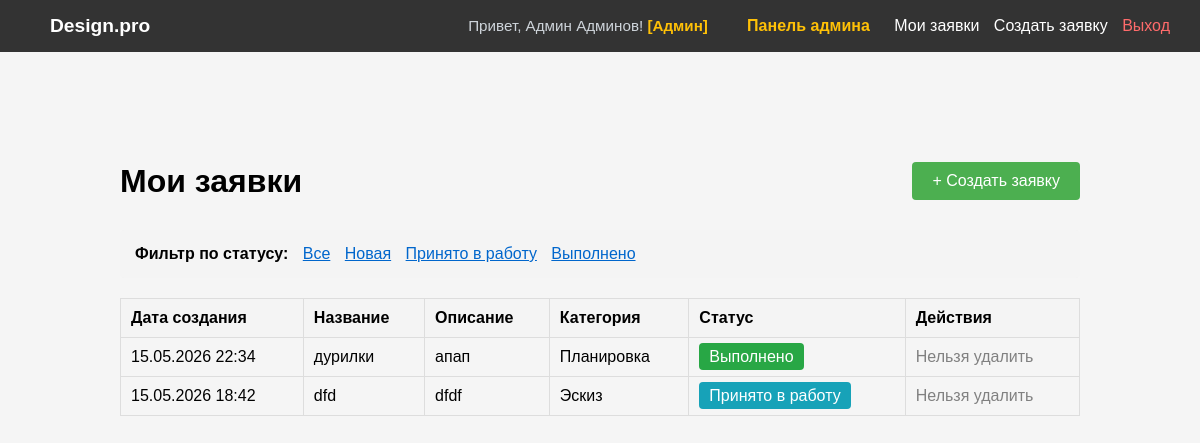
The page /my-applications/ (signed in) on the database its author committed.
### portal/models.py (models this page shows, shortened)
class CustomUser(AbstractUser):
    username = models.CharField(
        'Логин',
        max_length=150,
        unique=True,
        validators=[latin_validator],
        help_text='Только латинские буквы и дефис.'
    )
    last_name = models.CharField(
        'Фамилия',
        max_length=150,
        validators=[cyrillic_validator],
        help_text='Только кириллица.'
    )
    first_name = models.CharField(
        'Имя',
        max_length=150,
        validators=[cyrillic_validator],
        help_text='Только кириллица.'
    )
    middle_name = models.CharField(
        'Отчество',
        max_length=150,
        validators=[cyrillic_validator],
        blank=True,  # Можно оставить пустым
        help_text='Только кириллица.'
    )
    USERNAME_FIELD = 'username'
    REQUIRED_FIELDS = ['first_name', 'last_name', 'email']
    class Meta:
        verbose_name = 'Пользователь'
        verbose_name_plural = 'Пользователи'

class Application(models.Model):
    STATUS_CHOICES = (
        ('new', 'Новая'),
        ('in_progress', 'Принято в работу'),
        ('completed', 'Выполнено'),
    )
    title = models.CharField(
        'Название',
        max_length=200
    )
    description = models.TextField(
        'Описание'
    )
    category = models.ForeignKey(
        Category,
        on_delete=models.CASCADE,
        verbose_name='Категория',
        related_name='applications'
    )
    photo = models.ImageField(
        'Фото помещения',
        upload_to='applications/%Y/%m/%d/',
        blank=True,
        null=True
    )
    status = models.CharField(
        'Статус',
        max_length=20,
        choices=STATUS_CHOICES,
        default='new'
    )
    created_at = models.DateTimeField(
        'Дата создания',
        auto_now_add=True
    )
    user = models.ForeignKey(
        CustomUser,
        on_delete=models.CASCADE,
        verbose_name='Пользователь',
        related_name='applications'
    )
    design_image = models.ImageField(
        'Дизайн помещения',
        upload_to='designs/%Y/%m/%d/',
        blank=True,
        null=True,
        help_text='Загружается при смене статуса на "Выполнено"'
    )
    admin_comment = models.TextField(
        'Комментарий администратора',
        blank=True,
        null=True,
        help_text='Заполняется при смене статуса на "Принято в работу"'
    )
    updated_at = models.DateTimeField('Дата изменения', null=True, blank=True)
    class Meta:
        verbose_name = 'Заявка'
        verbose_name_plural = 'Заявки'
        ordering = ['-created_at']  # Сортировка по убыванию даты

class Category(models.Model):
    name = models.CharField(
        'Название категории',
        max_length=100,
        unique=True
    )
    class Meta:
        verbose_name = 'Категория'
        verbose_name_plural = 'Категории'

### portal/views.py (the view)
# urls.py: path('my-applications/', views.my_applications, name='my_applications'),
@login_required
def my_applications(request):
    applications = Application.objects.filter(user=request.user).order_by('-created_at')
    status_filter = request.GET.get('status')
    if status_filter:
        applications = applications.filter(status=status_filter)
    context = {
        'applications': applications,
        'status_filter': status_filter,
    }
    return render(request, 'portal/my_applications.html', context)

### portal/templates/portal/my_applications.html (shortened to what this page needs)
{% extends 'portal/index.html' %}
{% block content %}
<div style="max-width: 1000px; margin: 50px auto; padding: 20px;">
    <div style="display: flex; justify-content: space-between; align-items: center; margin-bottom: 30px;">
        <h1>Мои заявки</h1>
        <a href="{% url 'create_application' %}" style="background-color: #4CAF50; color: white; padding: 10px 20px; text-decoration: none; border-radius: 4px;">
            + Создать заявку
        </a>
    </div>
    <div style="margin-bottom: 20px; padding: 15px; background-color: #f4f4f4; border-radius: 4px;">
        <strong>Фильтр по статусу:</strong>
        <a href="{% url 'my_applications' %}" style="margin-left: 10px; text-decoration: {% if not status_filter %}underline{% endif %}; color: #0066cc;">Все</a>
        <a href="?status=new" style="margin-left: 10px; text-decoration: {% if status_filter == 'new' %}underline{% endif %}; color: #0066cc;">Новая</a>
        <a href="?status=in_progress" style="margin-left: 10px; text-decoration: {% if status_filter == 'in_progress' %}underline{% endif %}; color: #0066cc;">Принято в работу</a>
        <a href="?status=completed" style="margin-left: 10px; text-decoration: {% if status_filter == 'completed' %}underline{% endif %}; color: #0066cc;">Выполнено</a>
    </div>
    {% if applications %}
        <table style="width: 100%; border-collapse: collapse;">
            <thead>
                <tr style="background-color: #f4f4f4;">
                    <th style="padding: 10px; border: 1px solid #ddd; text-align: left;">Дата создания</th>
                    <th style="padding: 10px; border: 1px solid #ddd; text-align: left;">Название</th>
                    <th style="padding: 10px; border: 1px solid #ddd; text-align: left;">Описание</th>
                    <th style="padding: 10px; border: 1px solid #ddd; text-align: left;">Категория</th>
                    <th style="padding: 10px; border: 1px solid #ddd; text-align: left;">Статус</th>
                    <th style="padding: 10px; border: 1px solid #ddd; text-align: left;">Действия</th>
                </tr>
            </thead>
            <tbody>
                {% for app in applications %}
                <tr>
                    <td style="padding: 10px; border: 1px solid #ddd;">{{ app.created_at|date:"d.m.Y H:i" }}</td>
                    <td style="padding: 10px; border: 1px solid #ddd;">{{ app.title }}</td>
                    <td style="padding: 10px; border: 1px solid #ddd;">{{ app.description|truncatewords:10 }}</td>
                    <td style="padding: 10px; border: 1px solid #ddd;">{{ app.category.name }}</td>
                    <td style="padding: 10px; border: 1px solid #ddd;">
                        <span style="padding: 5px 10px; border-radius: 4px; background-color:
                            {% if app.status == 'new' %}#ffc107
                            {% elif app.status == 'in_progress' %}#17a2b8
                            {% else %}#28a745{% endif %};
                            color: white;">
                            {{ app.get_status_display }}
                        </span>
                    </td>
                    <td style="padding: 10px; border: 1px solid #ddd;">
                        {% if app.status == 'new' %}
                            <a href="{% url 'delete_application' app.pk %}" style="color: #dc3545; text-decoration: none;">Удалить</a>
                        {% else %}
                            <span style="color: gray;">Нельзя удалить</span>
                        {% endif %}
                    </td>
                </tr>
                {% endfor %}
            </tbody>
        </table>
    {% else %}
        <p style="text-align: center; color: gray; padding: 40px;">У вас пока нет заявок.</p>
    {% endif %}
</div>
{% endblock %}

### portal/templates/portal/index.html (shortened to what this page needs)
<!DOCTYPE html>
<html lang="ru">
<head>
</head>
<body>
    <nav>
    <div>
        <a href="{% url 'home' %}" style="font-weight: bold; font-size: 1.2em; color: white;">Design.pro</a>
    </div>
    <div>
        {% if user.is_authenticated %}
            <span style="color: #ced4da; margin-right: 15px; font-size: 0.95em;">
                Привет, {{ user.get_full_name|default:user.username }}!
                {% if user.is_staff %}<span style="color: #ffc107; font-weight: bold;">[Админ]</span>{% endif %}
            </span>
            {% if user.is_staff %}
                <a href="{% url 'admin_dashboard' %}" style="color: #ffc107; font-weight: bold; margin-right: 10px;">Панель админа</a>
            {% endif %}
            <a href="{% url 'my_applications' %}" style="margin-left: 10px;">Мои заявки</a>
            <a href="{% url 'create_application' %}" style="margin-left: 10px;">Создать заявку</a>
            <a href="{% url 'logout' %}" style="margin-left: 10px; color: #ff6b6b;">Выход</a>
        {% else %}
            <a href="{% url 'login' %}" style="margin-left: 15px;">Вход</a>
            <a href="{% url 'register' %}" style="margin-left: 10px; background: #007bff; color: white; padding: 5px 10px; border-radius: 4px;">Регистрация</a>
        {% endif %}
    </div>
</nav>
    <div class="container">
        {% block content %}{% endblock %}
    </div>
</body>
</html>

### portal/templates/portal/index.html (style rules this page uses)
* { margin: 0; padding: 0; box-sizing: border-box; }
body { font-family: Arial, sans-serif; background-color: #f5f5f5; }
nav { background-color: #333; padding: 15px 30px; display: flex; justify-content: space-between; align-items: center; }
nav a { color: white; text-decoration: none; margin-left: 20px; }
.container { max-width: 1200px; margin: 0 auto; padding: 40px 20px; }

### rows shown on the page
CustomUser: get_full_name "Админ Админов"
Application: created_at "15.05.2026 22:34", title "дурилки", description "апап", category.name "Планировка", status "Выполнено", shows "Нельзя удалить"
Application: created_at "15.05.2026 18:42", title "dfd", description "dfdf", category.name "Эскиз", status "Принято в работу", shows "Нельзя удалить"
